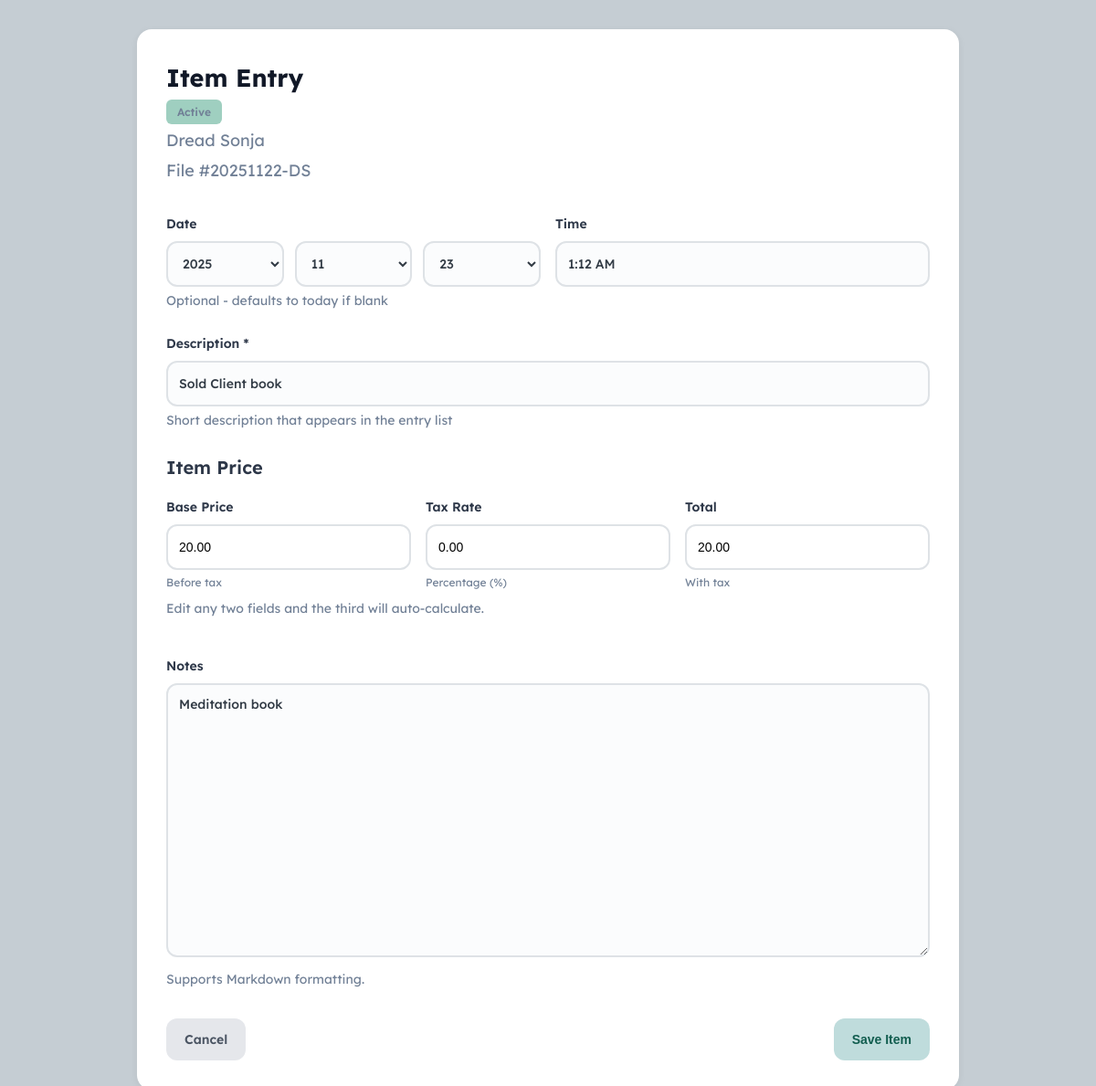
Screenshot of /client/2/item/20 with the database file from the repository.
### tables this page shows
CREATE TABLE client_types (
                id INTEGER PRIMARY KEY AUTOINCREMENT,
                name TEXT UNIQUE NOT NULL,
                color TEXT NOT NULL,
                color_name TEXT,
                bubble_color TEXT,
                retention_period INTEGER,
                is_system INTEGER DEFAULT 0,
                is_system_locked INTEGER DEFAULT 0,
                created_at INTEGER NOT NULL,
                modified_at INTEGER NOT NULL
            );

CREATE TABLE clients (
                id INTEGER PRIMARY KEY AUTOINCREMENT,
                file_number TEXT UNIQUE NOT NULL,
                first_name TEXT NOT NULL,
                middle_name TEXT,
                last_name TEXT NOT NULL,
                type_id INTEGER NOT NULL,
                session_offset INTEGER DEFAULT 0,
                created_at INTEGER NOT NULL,
                modified_at INTEGER NOT NULL,
                is_deleted INTEGER DEFAULT 0,
                FOREIGN KEY (type_id) REFERENCES client_types(id)
            );

CREATE TABLE entries (
                id INTEGER PRIMARY KEY AUTOINCREMENT,
                client_id INTEGER,
                class TEXT NOT NULL,
                created_at INTEGER NOT NULL,
                modified_at INTEGER NOT NULL,
                
                -- Common fields
                description TEXT,
                content TEXT,
                
                -- Profile-specific fields
                email TEXT,
                phone TEXT,
                home_phone TEXT,
                work_phone TEXT,
                text_number TEXT,
                address TEXT,
                date_of_birth TEXT,
                preferred_contact TEXT,
                ok_to_leave_message TEXT,
                emergency_contact_name TEXT,
                emergency_contact_phone TEXT,
                emergency_contact_relationship TEXT,
                referral_source TEXT,
                additional_info TEXT,
                
                -- Profile fee fields (primary individual session fees)
                fee_override_base REAL,
                fee_override_tax_rate REAL,
                fee_override_total REAL,
                default_session_duration INTEGER,
                
                -- Profile guardian/billing fields
                is_minor INTEGER DEFAULT 0,
                guardian1_name TEXT,
                guardian1_email TEXT,
                guardian1_phone TEXT,
                guardian1_address TEXT,
                guardian1_pays_percent INTEGER DEFAULT 100,
                has_guardian2 INTEGER DEFAULT 0,
                guardian2_name TEXT,
                guardian2_email TEXT,
                guardian2_phone TEXT,
                guardian2_address TEXT,
                guardian2_pays_percent INTEGER DEFAULT 0,
                
                -- Session-specific fields
                modality TEXT,
                format TEXT,
                session_number INTEGER,
                service TEXT,
                session_date INTEGER,
                session_time TEXT,
                duration INTEGER,
                base_fee REAL,
                tax_rate REAL,
                fee REAL,
                is_consultation INTEGER DEFAULT 0,
                is_pro_bono INTEGER DEFAULT 0,
                mood TEXT,
                affect TEXT,
                risk_assessment TEXT,
                
                -- Communication-specific fields
                comm_recipient TEXT,
                comm_type TEXT,
                comm_date INTEGER,
                comm_time TEXT,
                
                -- Absence-specific fields
                absence_date INTEGER,
                absence_time TEXT,
                
                -- Item-specific fields
                item_date INTEGER,
                item_time TEXT,
                base_price REAL,
                
                -- Upload-specific fields
                upload_date INTEGER,
                upload_time TEXT,
                
                 -- Ledger-specific fields (Income/Expense entries)
                ledger_date INTEGER,
                ledger_type TEXT,
                source TEXT,
                payee_id INTEGER,
                category_id INTEGER,
                base_amount REAL,
                tax_amount REAL,
                total_amount REAL,
                statement_id INTEGER,
                
                -- Statement-specific fields
                statement_total REAL,
                payment_status TEXT,
                payment_notes TEXT,
                date_sent INTEGER,
                date_paid INTEGER,
                is_void INTEGER DEFAULT 0,
                
                -- Edit tracking
                edit_history TEXT,
                locked INTEGER DEFAULT 0,
                locked_at INTEGER,
                
                FOREIGN KEY (client_id) REFERENCES clients(id)
            );

### web/blueprints/entries.py (the view, shortened to what this page needs)
@entries_bp.route('/client/<int:client_id>/item/<int:entry_id>', methods=['GET', 'POST'])
def edit_item(client_id, entry_id):
    client = db.get_client(client_id)
    if not client:
        return "Client not found", 404
    client_type = db.get_client_type(client['type_id'])
    item = db.get_entry(entry_id)
    if not item or item['class'] != 'item':
        return "Item not found", 404
    item_date = datetime.fromtimestamp(item['item_date']).strftime('%Y-%m-%d') if item.get('item_date') else None
    is_locked = db.is_entry_locked(entry_id)
    edit_history = db.get_edit_history(entry_id) if is_locked else []
    return render_template('entry_forms/item.html',
                         client=client,
                         client_type=client_type,
                         entry=item,
                         item_date=item_date,
                         is_edit=True,
                         is_locked=is_locked,
                         edit_history=edit_history)

### web/templates/entry_forms/item.html (shortened to what this page needs)
{% extends "base.html" %}
{% block extra_css %}
<link rel="stylesheet" href="{{ url_for('static', filename='css/item.css') }}">
{% endblock %}
{% block content %}
<div class="card" style="max-width: 900px; margin: 0 auto;">
    <div style="display: flex; justify-content: space-between; align-items: start; margin-bottom: 2rem;">
        <div>
            <h2>Item Entry</h2>
            <div style="color: #718096;">
                <div style="margin-bottom: 0.25rem;">
                    <span class="type-badge" style="background-color: {{ client_type['color'] }}">
                        {{ client_type['name'] }}
                    </span>
                </div>
                <div style="margin-bottom: 0.25rem;">
                    {{ client['first_name'] }} {% if client['middle_name'] %}{{ client['middle_name'] }}{% endif %} {{ client['last_name'] }}
                </div>
                <div>
                    File #{{ client['file_number'] }}
                </div>
            </div>
        </div>
    </div>
    <form method="POST">
        <div style="display: grid; grid-template-columns: 1fr 1fr; gap: 1rem; margin-bottom: 1.5rem;">
            <div class="form-group" style="margin-bottom: 0;">
                <label for="item_date">Date</label>
                <div class="date-input-group">
                    <select id="date_year" name="date_year">
                        {% for year in range(2025, 2019, -1) %}
                        <option value="{{ year }}" {% if entry and item_date and item_date[:4] == year|string %}selected{% elif not entry and today[:4] == year|string %}selected{% endif %}>{{ year }}</option>
                        {% endfor %}
                    </select>
                    <select id="date_month" name="date_month">
                        {% for month in range(1, 13) %}
                        <option value="{{ '%02d'|format(month) }}" {% if entry and item_date and item_date[5:7] == '%02d'|format(month) %}selected{% elif not entry and today[5:7] == '%02d'|format(month) %}selected{% endif %}>{{ '%02d'|format(month) }}</option>
                        {% endfor %}
                    </select>
                    <select id="date_day" name="date_day">
                        {% for day in range(1, 32) %}
                        <option value="{{ '%02d'|format(day) }}" {% if entry and item_date and item_date[8:10] == '%02d'|format(day) %}selected{% elif not entry and today[8:10] == '%02d'|format(day) %}selected{% endif %}>{{ '%02d'|format(day) }}</option>
                        {% endfor %}
                    </select>
                </div>
                <div class="helper-text">Optional - defaults to today if blank</div>
            </div>
            <div class="form-group" style="margin-bottom: 0;">
                <label for="item_time">Time</label>
                <input type="text"
                       id="item_time"
                       name="item_time"
                       value="{{ entry.item_time if entry else '' }}"
                       placeholder="e.g., 2:00 PM">
            </div>
        </div>
        <div class="form-group">
            <label for="description">Description *</label>
            <input type="text"
                   id="description"
                   name="description"
                   value="{{ entry.description if entry else '' }}"
                   placeholder="Brief summary (e.g., 'Book: Feeling Good', 'Court report')"
                   required>
            <div class="helper-text">Short description that appears in the entry list</div>
        </div>
        <h3 class="section-heading">Item Price</h3>
        <div class="fee-grid">
            <div class="fee-field">
                <label for="base_price">Base Price</label>
                <input type="number" id="base_price" name="base_price"
                    step="0.01" min="0"
                    value="{{ '%.2f'|format(entry.base_price) if entry and entry.base_price else '0.00' }}"
                    placeholder="0.00"
                    oninput="calculateItemFee('base')"
                    onblur="formatToTwoDecimals(this)">
                <small>Before tax</small>
            </div>
            <div class="fee-field">
                <label for="tax_rate">Tax Rate</label>
                <input type="number" id="tax_rate" name="tax_rate"
                    step="0.01" min="0" max="100"
                    value="{{ '%.2f'|format(entry.tax_rate) if entry and entry.tax_rate else '0.00' }}"
                    placeholder="0.00"
                    oninput="calculateItemFee('tax')"
                    onblur="formatToTwoDecimals(this)">
                <small>Percentage (%)</small>
            </div>
            <div class="fee-field">
                <label for="fee">Total</label>
                <input type="number" id="fee" name="fee"
                    step="0.01" min="0"
                    value="{{ '%.2f'|format(entry.fee) if entry and entry.fee else '0.00' }}"
                    placeholder="0.00"
                    oninput="calculateItemFee('total')"
                    onblur="formatToTwoDecimals(this)">
                <small>With tax</small>
            </div>
        </div>
        <p style="margin-bottom:2.5rem" class="helper-text">Edit any two fields and the third will auto-calculate.</p>
        <div class="form-group">
            <label for="content">Notes</label>
            <textarea id="content"
                      name="content"
                      placeholder="Additional notes about the item...">{{ entry.content if entry else '' }}</textarea>
            <div class="helper-text">
                Supports Markdown formatting.
            </div>
        </div>
        <div class="form-actions" style="display: flex; justify-content: space-between; align-items: center; margin-top: 2rem;">
            <a href="{{ url_for('clients.client_file', client_id=client['id']) }}" class="btn btn-secondary">Cancel</a>
            <button type="submit" class="btn">Save Item</button>
        </div>
    </form>
</div>
{% endblock %}

### rows the page displays
client_types: name "Active"
clients: first_name "Dread", last_name "Sonja", file_number "20251122-DS"
entries: item_time "1:12 AM", description "Sold Client book", base_price "20.00", tax_rate "0.00", fee "20.00", content "Meditation book"

### other values shown
form field date_year "2025"
form field date_month "11"
form field date_day "23"
